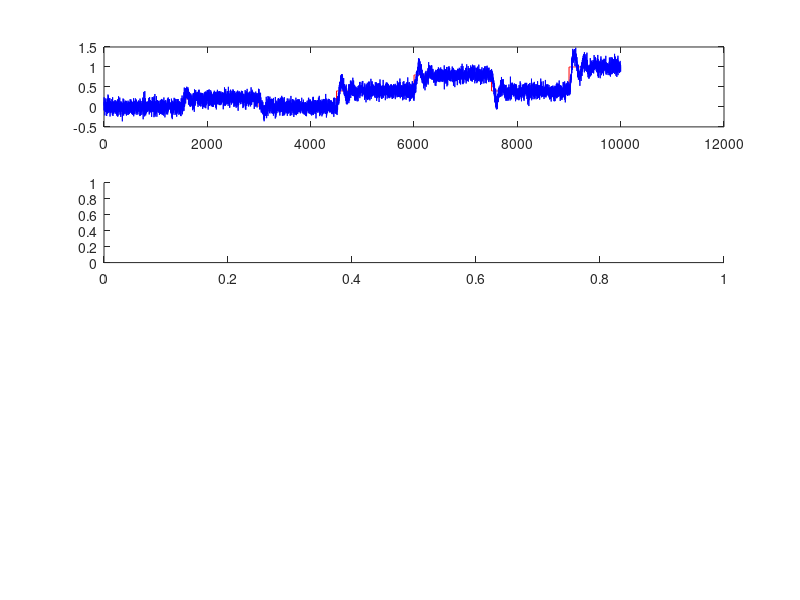

Here is the MATLAB script that generated this plot: (Note: this script raises an error after producing the figure.)
% Clean up the Matlab workspace
clear; close all; clc;

% Load the database
fprintf('Loading database....\n');
load('mat-files/dynamic_system_data.mat');

yd = ST(:,2); % System response from Simulink
u = ST(:,1); % System setpoint from Simulink 

k = 1:1:size(yd);

subplot(4,1,1);
plot(k,u,'r',k,yd,'b');
hold on 

% Autocorrelation plots
subplot(4,1,2);
autocorr(yd,size(yd,1) - 1);
subplot(4,1,3);
parcorr(yd,100);
data = iddata(yd,u,0.01); % Simulation matrix

% % Autoregressive Model with exogenous input (ARX)
% yarx = arx(data,[100,1,0]) % [na nb nk] na: Windows of the system response
% ys1 = idsim(u,yarx); % Simulate the arx system
% subplot(4,1,4);
% plot(k,yd,'r',k,ys1,'b');
% fprintf('Done!\n');
% 
% % Movile mean model with exogenous input (MAX)
% ymax = armax(data,[0,1,4,0]) % [na nb nc nk] nc: Delays of the error
% ys2 = idsim(u,ymax);
% subplot(4,1,4);
% plot(k,yd,'r',k,ys1,'b');
% fprintf('Done!\n');

% ARMAX Model
yarmax = armax(data,[5,1,5,0])
ys3 = idsim(u,yarmax);
subplot(4,1,4);
plot(k,yd,'b',k,ys3,'r');
fprintf('Done!\n');






